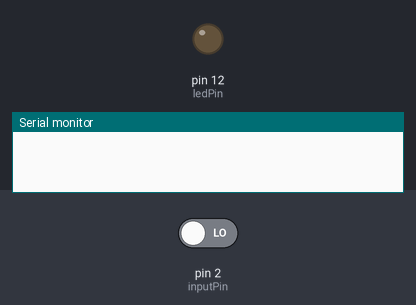
A sketch run on a simulated Arduino Uno, built with avr-gcc and run on an emulated ATmega328P. Parts: output pins drawn as LEDs (lit = HIGH), the last lines printed to the serial monitor. The inputs (shaded band) are chosen by the test bench; at power-on: pin 2 (inputPin) LOW.

Above: at 1.2 s.
1.3 s: pin 2 (inputPin) driven HIGH
At 2.0 s:
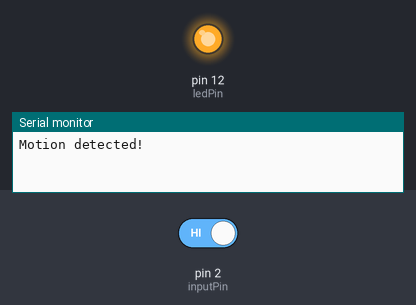
2.8 s: pin 2 (inputPin) driven LOW
At 3.1 s:
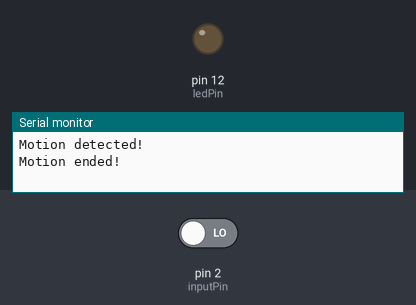
Timing chart, 0 to 5.8 s (numbered marks = the images above; inputs shaded):
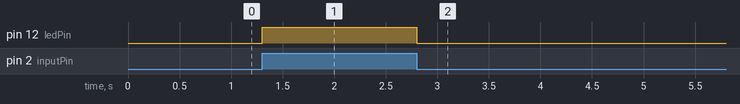

Measured:
- after the input at 1.3 s, pin 12 (ledPin): LOW → HIGH at once
- after the input at 2.8 s, pin 12 (ledPin): HIGH → LOW at once

The sketch:

M1_T2P.ino
```cpp
/*
Name: Saatvik
PIR sensor tester with interrupt
*/
int ledPin = 12; // choose the pin for the LED
int inputPin = 2; // choose the input pin (for PIR sensor)
int pirState = LOW; // we start, assuming no motion detected

void setup() {
pinMode(ledPin, OUTPUT); // declare LED as output
pinMode(inputPin, INPUT); // declare sensor as input
attachInterrupt(digitalPinToInterrupt(inputPin), motionDetected, CHANGE); // attach interrupt to input pin

Serial.begin(9600);
}

void loop(){
// do nothing in loop function since we are using interrupt
}

void motionDetected() {
int val = digitalRead(inputPin); // read input value

if (val == HIGH) { // check if the input is HIGH
digitalWrite(ledPin, HIGH); // turn LED ON
if (pirState == LOW) {
// we have just turned on
Serial.println("Motion detected!");
// We only want to print on the output change, not state
pirState = HIGH;
}
} else {
digitalWrite(ledPin, LOW); // turn LED OFF
if (pirState == HIGH){
// we have just turned off
Serial.println("Motion ended!");
// We only want to print on the output change, not state
pirState = LOW;
}
}
}
```
